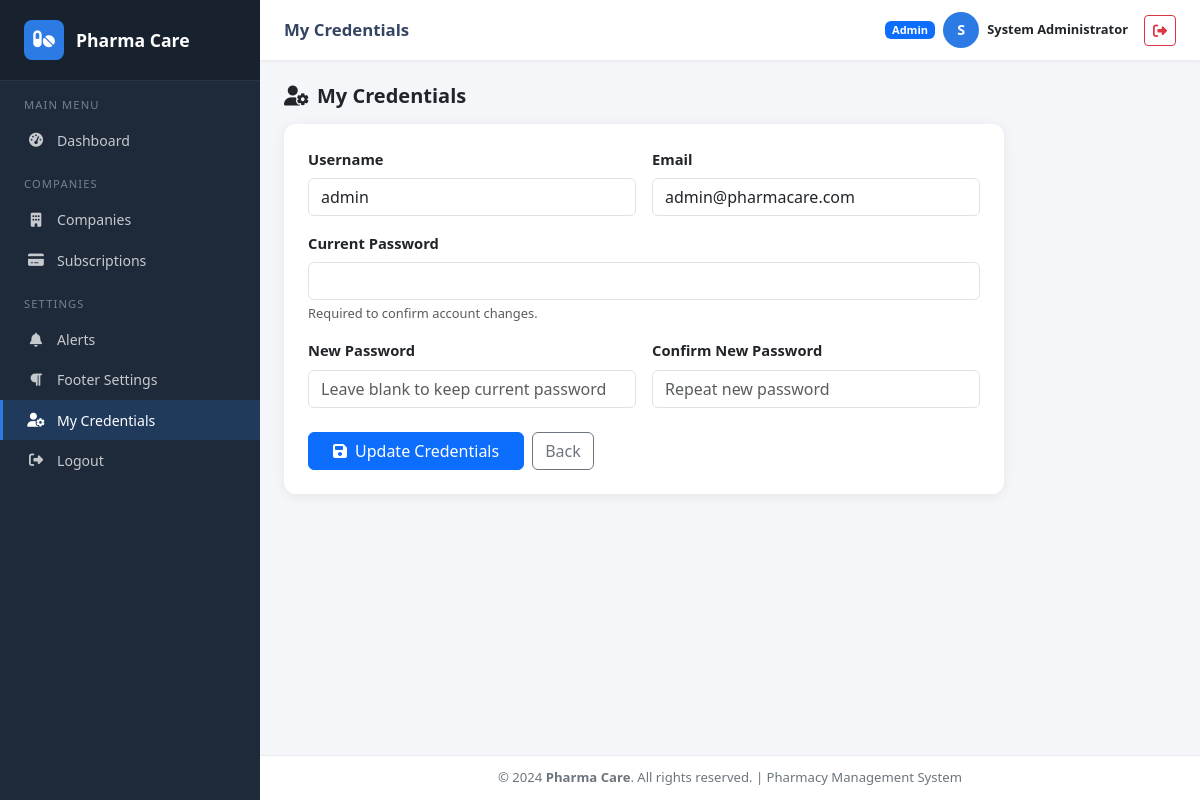
Screenshot of /admin/profile.php (signed in) with the database file from the repository.
### tables this page shows
CREATE TABLE IF NOT EXISTS users (
    id INT AUTO_INCREMENT PRIMARY KEY,
    username VARCHAR(100) NOT NULL UNIQUE,
    password VARCHAR(255) NOT NULL,
    email VARCHAR(150) NOT NULL UNIQUE,
    full_name VARCHAR(150),
    role ENUM('admin','owner','manager') NOT NULL DEFAULT 'manager',
    company_id INT NULL,
    is_active TINYINT(1) DEFAULT 1,
    created_at TIMESTAMP DEFAULT CURRENT_TIMESTAMP,
    updated_at TIMESTAMP DEFAULT CURRENT_TIMESTAMP ON UPDATE CURRENT_TIMESTAMP
);

CREATE TABLE IF NOT EXISTS footer_settings (
    id INT AUTO_INCREMENT PRIMARY KEY,
    content TEXT NOT NULL,
    updated_at TIMESTAMP DEFAULT CURRENT_TIMESTAMP ON UPDATE CURRENT_TIMESTAMP
);

### includes/functions.php (called while the page is built, shortened)
<?php
function sanitize($input) {
    return htmlspecialchars(trim($input), ENT_QUOTES, 'UTF-8');
}
function getFooterContent($conn) {
    $result = $conn->query("SELECT content FROM footer_settings WHERE id = 1 LIMIT 1");
    if ($result && $row = $result->fetch_assoc()) {
        return $row['content'];
    }
    return '&copy; ' . date('Y') . ' Pharma Care. All rights reserved.';
}

### includes/auth.php (called while the page is built, shortened)
<?php
function getCurrentUser($conn) {
    $stmt = $conn->prepare("SELECT id, username, email, full_name, role, company_id, is_active FROM users WHERE id = ? AND is_active = 1");
    $stmt->bind_param('i', $_SESSION['user_id']);
    $stmt->execute();
    $result = $stmt->get_result();
    $user = $result->fetch_assoc();
    return $user;
}

### admin/profile.php (the view, shortened to what this page needs)
<?php
require_once '../includes/auth.php';
require_once '../includes/functions.php';
$pageTitle  = 'My Credentials';
$activePage = 'profile';
$adminId = (int)($_SESSION['user_id'] ?? 0);
$stmt = $conn->prepare("SELECT id, username, email, full_name, password FROM users WHERE id = ? AND role = 'admin' LIMIT 1");
$stmt->bind_param('i', $adminId);
$stmt->execute();
$admin = $stmt->get_result()->fetch_assoc();
$data = $_POST ?: $admin;
?>
<!DOCTYPE html>
<html lang="en">
<head>
    <link rel="stylesheet" href="https://cdn.jsdelivr.net/npm/bootstrap@5.3.3/dist/css/bootstrap.min.css">
    <link rel="stylesheet" href="https://cdnjs.cloudflare.com/ajax/libs/font-awesome/6.5.1/css/all.min.css">
    <link rel="stylesheet" href="../assets/css/style.css">
</head>
<body>
<?php include 'layout-top.php'; ?>
<div class="d-flex justify-content-between align-items-center mb-3">
    <h5 class="mb-0 fw-bold"><i class="fas fa-user-cog me-2"></i>My Credentials</h5>
</div>
<div class="card table-card" style="max-width: 720px;">
    <div class="card-body p-4">
        <form method="POST" novalidate>
            <div class="row g-3">
                <div class="col-md-6">
                    <label class="form-label fw-semibold">Username</label>
                    <input type="text" name="username" class="form-control" value="<?= sanitize($data['username'] ?? '') ?>" required>
                </div>
                <div class="col-md-6">
                    <label class="form-label fw-semibold">Email</label>
                    <input type="email" name="email" class="form-control" value="<?= sanitize($data['email'] ?? '') ?>" required>
                </div>
                <div class="col-12">
                    <label class="form-label fw-semibold">Current Password</label>
                    <input type="password" name="current_password" class="form-control" required>
                    <div class="form-text">Required to confirm account changes.</div>
                </div>
                <div class="col-md-6">
                    <label class="form-label fw-semibold">New Password</label>
                    <input type="password" name="new_password" class="form-control" placeholder="Leave blank to keep current password">
                </div>
                <div class="col-md-6">
                    <label class="form-label fw-semibold">Confirm New Password</label>
                    <input type="password" name="confirm_new_password" class="form-control" placeholder="Repeat new password">
                </div>
            </div>
            <div class="mt-4 d-flex gap-2">
                <button type="submit" class="btn btn-primary px-4"><i class="fas fa-save me-2"></i>Update Credentials</button>
                <a href="dashboard.php" class="btn btn-outline-secondary">Back</a>
            </div>
        </form>
    </div>
</div>
<?php include 'layout-bottom.php'; ?>

### admin/layout-top.php (shortened to what this page needs)
<?php
$currentUser = getCurrentUser($conn);
$footer      = getFooterContent($conn);
?>
<div class="sidebar" id="sidebar">
    <a href="dashboard.php" class="sidebar-brand">
        <div class="brand-icon"><i class="fas fa-pills"></i></div>
        <span><?= SITE_NAME ?></span>
    </a>
    <div class="sidebar-section">Main Menu</div>
    <nav>
        <a href="dashboard.php" class="<?= $activePage === 'dashboard' ? 'active' : '' ?>">
            <i class="fas fa-tachometer-alt"></i> Dashboard
        </a>
    </nav>
    <div class="sidebar-section">Companies</div>
    <nav>
        <a href="companies.php" class="<?= $activePage === 'companies' ? 'active' : '' ?>">
            <i class="fas fa-building"></i> Companies
        </a>
        <a href="subscriptions.php" class="<?= $activePage === 'subscriptions' ? 'active' : '' ?>">
            <i class="fas fa-credit-card"></i> Subscriptions
        </a>
    </nav>
    <div class="sidebar-section">Settings</div>
    <nav>
        <a href="alerts.php" class="<?= $activePage === 'alerts' ? 'active' : '' ?>">
            <i class="fas fa-bell"></i> Alerts
        </a>
        <a href="footer-settings.php" class="<?= $activePage === 'footer' ? 'active' : '' ?>">
            <i class="fas fa-paragraph"></i> Footer Settings
        </a>
        <a href="profile.php" class="<?= $activePage === 'profile' ? 'active' : '' ?>">
            <i class="fas fa-user-cog"></i> My Credentials
        </a>
        <a href="../logout.php">
            <i class="fas fa-sign-out-alt"></i> Logout
        </a>
    </nav>
</div>
<div class="main-wrapper">
    <div class="topbar">
        <div class="d-flex align-items-center gap-3">
            <h6 class="page-title"><?= sanitize($pageTitle) ?></h6>
        </div>
        <div class="d-flex align-items-center gap-2">
            <span class="badge bg-primary">Admin</span>
            <div class="avatar-circle"><?= strtoupper(substr($currentUser['full_name'] ?? $currentUser['username'], 0, 1)) ?></div>
            <span class="fw-semibold small d-none d-sm-inline"><?= sanitize($currentUser['full_name'] ?? $currentUser['username']) ?></span>
            <a href="../logout.php" class="btn btn-sm btn-outline-danger ms-2">
                <i class="fas fa-sign-out-alt"></i>
            </a>
        </div>
    </div>
    <div class="main-content">

### admin/layout-bottom.php (shortened to what this page needs)
    </div>
    <footer class="site-footer">
        <?= $footer ?>
    </footer>
</div>
</body>
</html>

### assets/css/style.css (style rules this page uses)
:root { --primary: #2c7be5; --secondary: #00b4d8; --success: #27ae60; --warning: #f39c12; --danger: #e74c3c; --sidebar-bg: #1e2a3a; --sidebar-hover: #2d3f56; --sidebar-active: #2c7be5; --bg-light: #f4f6f9; --text-muted: #6c757d; }
body { background-color: var(--bg-light); font-family: 'Segoe UI', system-ui, sans-serif; font-size: 0.92rem; }
.sidebar { width: 260px; min-height: 100vh; background: var(--sidebar-bg); color: #fff; position: fixed; top: 0; left: 0; z-index: 1040; display: flex; flex-direction: column; transition: transform .25s ease; overflow-y: auto; }
.sidebar-brand { padding: 1.25rem 1.5rem; background: rgba(0,0,0,.2); display: flex; align-items: center; gap: .75rem; text-decoration: none; color: #fff; font-weight: 700; font-size: 1.1rem; border-bottom: 1px solid rgba(255,255,255,.08); }
.sidebar-brand .brand-icon { width: 40px; height: 40px; border-radius: 8px; background: var(--primary); display: flex; align-items: center; justify-content: center; font-size: 1.2rem; }
.sidebar-section { font-size: .7rem; text-transform: uppercase; letter-spacing: .1em; color: rgba(255,255,255,.4); padding: 1rem 1.5rem .4rem; }
.sidebar nav a { display: flex; align-items: center; gap: .75rem; padding: .6rem 1.5rem; color: rgba(255,255,255,.75); text-decoration: none; border-left: 3px solid transparent; transition: all .18s; font-size: .88rem; }
.sidebar nav a i { width: 18px; text-align: center; }
.sidebar nav a.active { background: rgba(44,123,229,.2); color: #fff; border-left-color: var(--primary); }
.main-wrapper { margin-left: 260px; display: flex; flex-direction: column; min-height: 100vh; }
.topbar { background: #fff; box-shadow: 0 1px 4px rgba(0,0,0,.08); padding: .75rem 1.5rem; position: sticky; top: 0; z-index: 1030; display: flex; align-items: center; justify-content: space-between; }
.topbar .page-title { font-size: 1.05rem; font-weight: 600; color: #344563; margin: 0; }
.main-content { padding: 1.5rem; flex: 1; }
.site-footer { background: #fff; border-top: 1px solid #e9ecef; padding: .75rem 1.5rem; font-size: .82rem; color: var(--text-muted); text-align: center; }
.table-card { border: none; border-radius: 12px; box-shadow: 0 2px 12px rgba(0,0,0,.07); overflow: hidden; }
.avatar-circle { width: 36px; height: 36px; border-radius: 50%; background: var(--primary); color: #fff; display:inline-flex; align-items:center; justify-content:center; font-weight:700; font-size:.9rem; }

### rows the page displays
users: full_name "S", full_name "System Administrator", username "admin", email "admin@pharmacare.com"
footer_settings: content "© 2024 Pharma Care . All rights reserved. | Pharmacy Management System"

### other values shown
SITE_NAME "Pharma Care"
$pageTitle "My Credentials"
